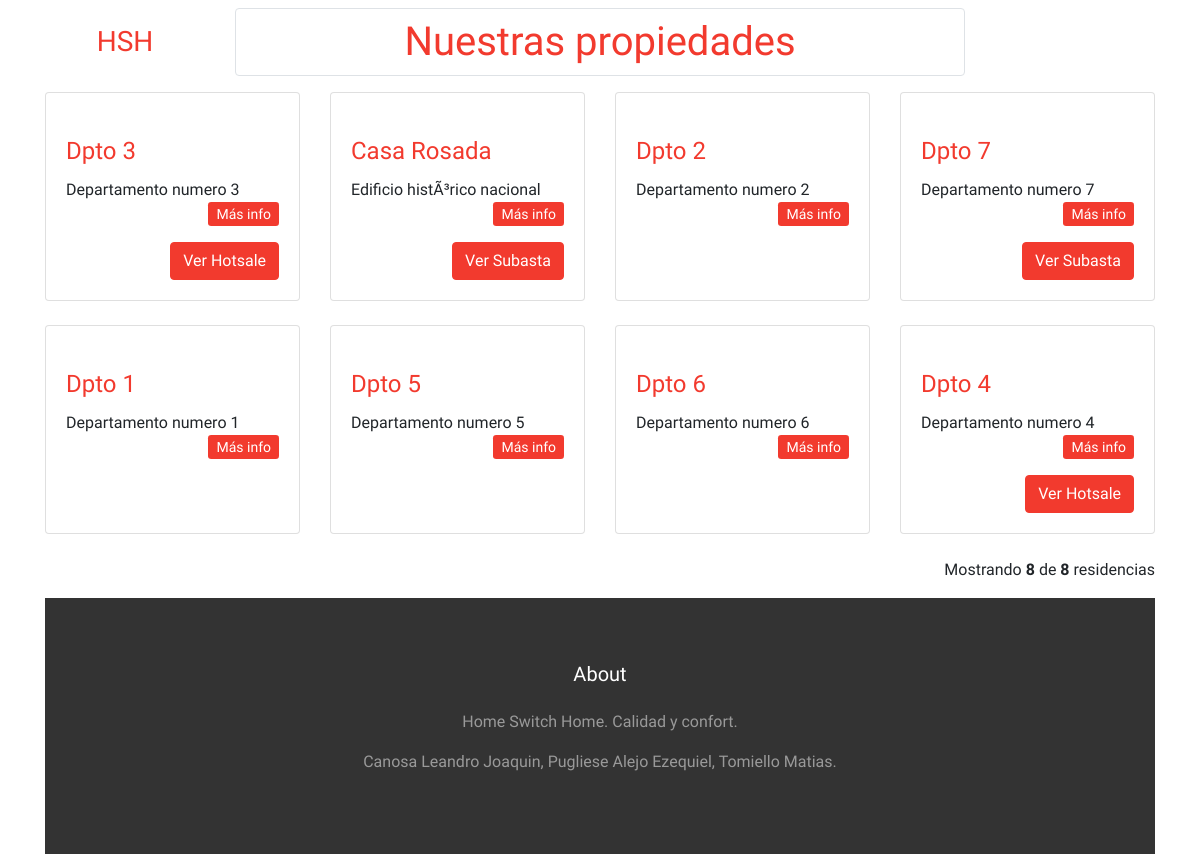
/listadoResidencias.php, run on an earlier commit of the app's database.
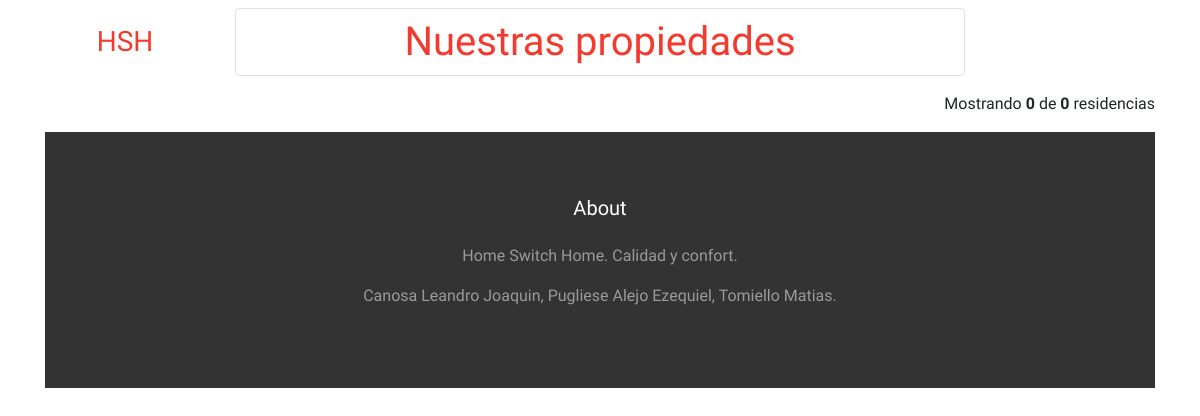
And on a later commit of the database.
### tables this page shows
CREATE TABLE `residencia` (
  `id` int(11) NOT NULL,
  `nombre` varchar(45) NOT NULL,
  `foto` longblob NOT NULL,
  `capacidad` int(11) NOT NULL,
  `ubicacion` varchar(45) NOT NULL,
  `direccion` varchar(45) NOT NULL,
  `en_subasta` enum('si','no') NOT NULL,
  `en_hotsale` enum('si','no') NOT NULL,
  `descrip` text
);

### listadoResidencias.php (the view, shortened to what this page needs)
<!DOCTYPE html>
<html lang="en">
  <?php Include("DB.php"); $conexion = conectar(); ?>
  <head>
    <?php
      require('links.php');
    ?>
    <link rel="stylesheet" href="css/bootstrap.min.css">
  </head>
 <body>
	<?php
		$por_pagina = 30;
		if(isset($_GET['pagina'])){
			$pagina = $_GET['pagina'];
		}else{
			$pagina = 1;
		}
		$empieza = ($pagina - 1) * $por_pagina;
	 	$query = "SELECT * FROM residencia ORDER BY ubicacion LIMIT $empieza, $por_pagina";
	 	$resultado = mysqli_query($conexion, $query);
	?>
	<div class="container">
		<div class="py-2">
			<div class="row align-items-center text-center">
	      <div class="col-2">
  	        <h3 class="mb-2 site-logo"><a href="index.php" >HSH</a></h3>
         </div>
				<div class="col-8">
    			<h1 class='page-item'><a href='listadoResidencias.php' class='page-link' align ='center'> Nuestras propiedades</a></h1>
				</div>
				</div>
	 		</div>
	  <div class="row">
	  <?php
		while($registro = mysqli_fetch_assoc($resultado)){
			$id = $registro['id'];
	  ?>
	    <div class="col-lg-3 col-md-4 col-sm-6 mb-4">
	      <div class="card h-100">
		    <a href="residencia.php?id= <?php echo $id; ?>">
		    </a>
	        <div class="card-body">
		  	  <h4 class="card-title">
	            <a href="residencia.php?id= <?php echo $id; ?>">
	              <?php echo $registro['nombre']; ?>
	            </a>
	          </h4>
	          <div align="left">
							<?php	echo $registro['descrip'];
							?>
							<div align="right" >
	          		<a class="btn-sm btn-primary " href="residencia.php?id=<?php echo $id; ?>">Más info</a>
								<?php
          			if ($registro['en_hotsale']=='si'){?>
								<a class="btn btn-primary" href="hotsale.php?id=<?php echo $id; ?>">Ver Hotsale</a>
								<?php }
          			if ($registro['en_subasta']=='si'){?>
          	 	 	<a class="btn btn-primary" href="subasta.php?id=<?php echo $id; ?>">Ver Subasta</a>
        	  		<?php }
         		 		?>
							</div>
						</div>
					</div>
	      </div>
	    </div>
	  <?php } ?>
	</div>
	<?php
		$qry="SELECT * FROM residencia ORDER BY ubicacion ASC";
		$result = mysqli_query($conexion, $qry);
		$total_registros = mysqli_num_rows($result);
	?>
	<div class="clearfix">
	<?php
		if(isset($total_registros)) {
			if($total_registros>$por_pagina){
				$j = $por_pagina;
				$total_paginas = ceil($total_registros / $por_pagina);
			}
			else
				$j = $total_registros;
	?>
    <div class="hint-text text-right">Mostrando <b><?php echo $j ?></b> de <b><?php echo $total_registros;?></b> residencias</div>
	<?php
	} ?>
	</div>
    <footer class="site-footer">
			<div class="container">
				<div class="row text-center">
					<div class="col-md-12">
						<h3 class="footer-heading mb-4 text-white">About</h3>
						<p>Home Switch Home. Calidad y confort.</p>
					</div>
				</div>
				<div class="row text-center">
					<div class="col-md-12">
						<p>
							Canosa Leandro Joaquin, Pugliese Alejo Ezequiel, Tomiello Matias.
						</p>
					</div>
				</div>
			</div>
		</footer>
  </body>
</html>

### links.php
<?php
	echo "<meta name='viewport' content='width=device-width, initial-scale=1, shrink-to-fit=no'>
    <link rel='shortcut icon' type='image/x-icon' href='Logos/Logos/favicon.png' />
    <link href='https://fonts.googleapis.com/css?family=Playfair+Display:400,700|Work+Sans:300,400,700' rel='stylesheet'>
    <link rel='stylesheet' href='fonts/icomoon/style.css'>
    <link rel='stylesheet' href='css/bootstrap.min.css'>
    <link rel='stylesheet' href='css/magnific-popup.css'>
    <link rel='stylesheet' href='css/jquery-ui.css'>
    <link rel='stylesheet' href='css/owl.carousel.min.css'>
    <link rel='stylesheet' href='css/owl.theme.default.min.css'>
    <link rel='stylesheet' href='css/bootstrap-datepicker.css'>
    <link rel='stylesheet' href='css/animate.css'>
    <link rel='stylesheet' href='https://cdn.jsdelivr.net/npm/mediaelement@4.2.7/build/mediaelementplayer.min.css'>
    <link rel='stylesheet' href='fonts/flaticon/font/flaticon.css'>
    <link rel='stylesheet' href='css/aos.css'>
    <link rel='stylesheet' href='css/style.css'>"
?>

### css/style.css (style rules this page uses)
body { line-height: 1.7; color: rgba(0, 0, 0, 0.5); font-weight: 400; font-size: 1rem; font-family: "Work Sans", -apple-system, BlinkMacSystemFont, "Segoe UI", Roboto, "Helvetica Neue", Arial, sans-serif, "Apple Color Emoji", "Segoe UI Emoji", "Segoe UI Symbol", "Noto Color Emoji"; }
h1, h2, h3, h4, h5, .h1, .h2, .h3, .h4, .h5 { color: #000; }
a { -webkit-transition: .3s all ease; -o-transition: .3s all ease; transition: .3s all ease; }
.site-footer { padding: 4em 0; background-size: cover; background-position: center center; background-repeat: no-repeat; color: rgba(255, 255, 255, 0.5); position: relative; }
.site-footer:before { position: absolute; content: ""; background: rgba(0, 0, 0, 0.8); top: 0; left: 0; right: 0; bottom: 0; }
.site-footer .footer-heading { font-size: 20px; }
.btn { position: relative; top: 0; }

What changed in the data, as far as the page shows it:
removed residencia: nombre "Dpto 3", descrip "Departamento numero 3"
removed residencia: nombre "Casa Rosada", descrip "Edificio histÃ³rico nacional"
removed residencia: nombre "Dpto 2", descrip "Departamento numero 2"
removed residencia: nombre "Dpto 7", descrip "Departamento numero 7"
removed residencia: nombre "Dpto 1", descrip "Departamento numero 1"
removed residencia: nombre "Dpto 5", descrip "Departamento numero 5"
removed residencia: nombre "Dpto 6", descrip "Departamento numero 6"
removed residencia: nombre "Dpto 4", descrip "Departamento numero 4"
Also different on the page:
$j: "8" → "0"
$total_registros: "8" → "0"
